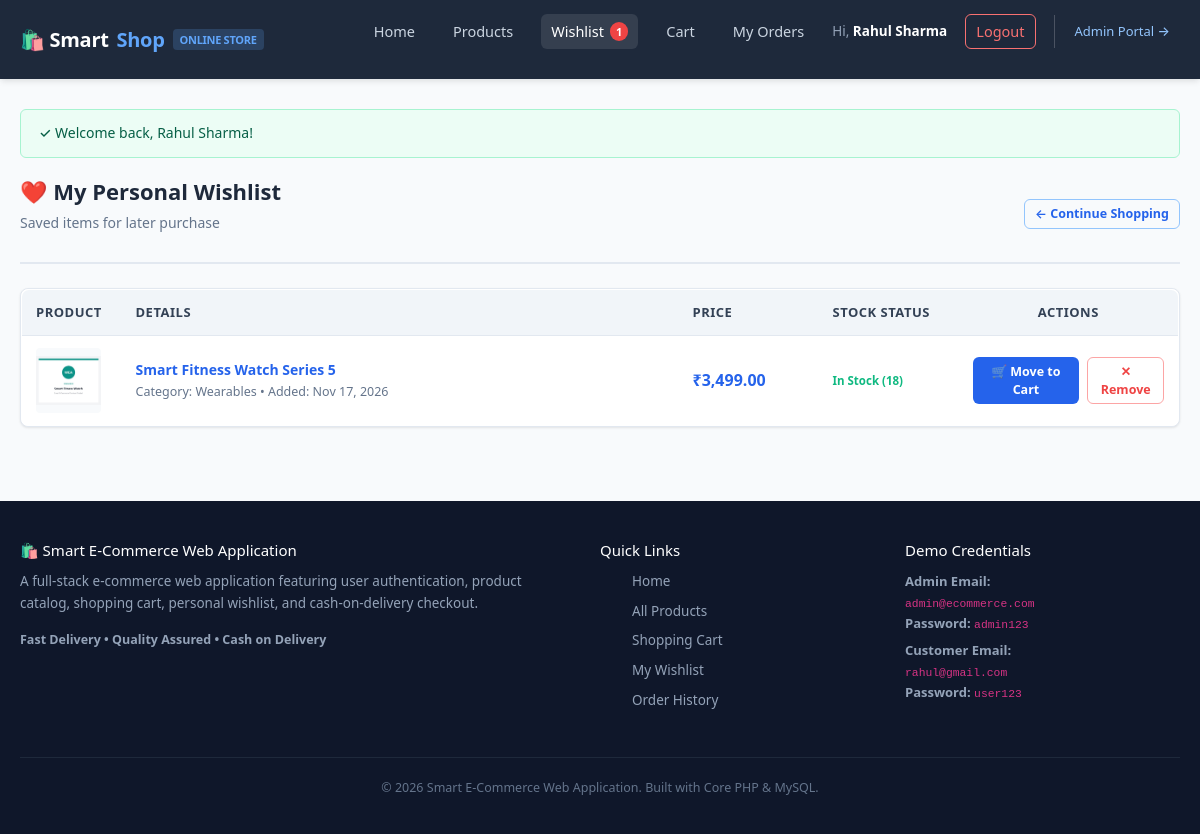
Page /wishlist.php (signed in) on the committed database.
### tables this page shows
CREATE TABLE IF NOT EXISTS `wishlist` (
  `id` INT AUTO_INCREMENT PRIMARY KEY,
  `user_id` INT NOT NULL,
  `product_id` INT NOT NULL,
  `created_at` TIMESTAMP DEFAULT CURRENT_TIMESTAMP,
  FOREIGN KEY (`user_id`) REFERENCES `users`(`id`) ON DELETE CASCADE,
  FOREIGN KEY (`product_id`) REFERENCES `products`(`id`) ON DELETE CASCADE,
  UNIQUE KEY `unique_user_product` (`user_id`, `product_id`)
);

CREATE TABLE IF NOT EXISTS `products` (
  `id` INT AUTO_INCREMENT PRIMARY KEY,
  `name` VARCHAR(255) NOT NULL,
  `category` VARCHAR(100) NOT NULL,
  `price` DECIMAL(10,2) NOT NULL,
  `description` TEXT NOT NULL,
  `image` VARCHAR(255) DEFAULT NULL,
  `stock` INT NOT NULL DEFAULT 10,
  `created_at` TIMESTAMP DEFAULT CURRENT_TIMESTAMP
);

### wishlist.php (the view, shortened to what this page needs)
<?php
require_once __DIR__ . '/config/db.php';
$user_id = (int)$_SESSION['user_id'];
$stmt = mysqli_prepare($conn, "
    SELECT p.*, w.created_at AS added_on
    FROM `wishlist` w
    JOIN `products` p ON w.product_id = p.id
    WHERE w.user_id = ?
    ORDER BY w.id DESC
");
mysqli_stmt_bind_param($stmt, "i", $user_id);
mysqli_stmt_execute($stmt);
$wishlist_result = mysqli_stmt_get_result($stmt);
include_once __DIR__ . '/includes/header.php';
?>
<div class="section-header">
    <div>
        <h2 class="section-title">❤️ My Personal Wishlist</h2>
        <p class="section-subtitle">Saved items for later purchase</p>
    </div>
    <a href="products.php" class="btn btn-outline-primary btn-sm">&larr; Continue Shopping</a>
</div>
<?php if ($wishlist_result && mysqli_num_rows($wishlist_result) > 0): ?>
    <div class="card-box" style="padding: 0; overflow: hidden;">
        <div class="table-responsive">
            <table class="custom-table">
                <thead>
                    <tr>
                        <th style="width: 100px;">Product</th>
                        <th>Details</th>
                        <th style="width: 140px;">Price</th>
                        <th style="width: 140px;">Stock Status</th>
                        <th style="width: 220px; text-align: center;">Actions</th>
                    </tr>
                </thead>
                <tbody>
                    <?php while ($item = mysqli_fetch_assoc($wishlist_result)): ?>
                        <tr>
                            <td>
                                <?php
                                $img_src = !empty($item['image']) && file_exists(__DIR__ . '/uploads/' . $item['image'])
                                    ? 'uploads/' . htmlspecialchars($item['image'])
                                    : 'assets/css/placeholder.jpg';
                                ?>
                                <img src="<?= $img_src ?>" alt="<?= htmlspecialchars($item['name']) ?>" style="width: 65px; height: 65px; object-fit: contain; border-radius: 4px; background: #f8fafc;">
                            </td>
                            <td>
                                <strong>
                                    <a href="product_details.php?id=<?= $item['id'] ?>">
                                        <?= htmlspecialchars($item['name']) ?>
                                    </a>
                                </strong>
                                <div style="font-size: 12.5px; color: var(--text-muted);">
                                    Category: <?= htmlspecialchars($item['category']) ?> &bull; Added: <?= date('M d, Y', strtotime($item['added_on'])) ?>
                                </div>
                            </td>
                            <td>
                                <strong style="color: var(--primary-color); font-size: 16px;">
                                    ₹<?= number_format($item['price'], 2) ?>
                                </strong>
                            </td>
                            <td>
                                <span class="stock-status <?= $item['stock'] > 0 ? '' : 'out' ?>">
                                    <?= $item['stock'] > 0 ? 'In Stock (' . $item['stock'] . ')' : 'Out of Stock' ?>
                                </span>
                            </td>
                            <td style="text-align: center;">
                                <div style="display: flex; gap: 8px; justify-content: center;">
                                    <?php if ($item['stock'] > 0): ?>
                                        <a href="wishlist.php?action=move_to_cart&id=<?= $item['id'] ?>" class="btn btn-sm btn-primary">
                                            🛒 Move to Cart
                                        </a>
                                    <?php endif; ?>
                                    <a href="wishlist.php?action=remove&id=<?= $item['id'] ?>"
                                       onclick="return confirmRemoveWishlistItem('<?= htmlspecialchars(addslashes($item['name'])) ?>');"
                                       class="btn btn-sm btn-outline-danger"
                                       title="Remove Item">
                                        ✕ Remove
                                    </a>
                                </div>
                            </td>
                        </tr>
                    <?php endwhile; ?>
                </tbody>
            </table>
        </div>
    </div>
<?php endif; ?>
<?php include_once __DIR__ . '/includes/footer.php'; ?>

### assets/css/style.css (style rules this page uses)
:root { --primary-color: #2563eb; --primary-hover: #1d4ed8; --secondary-color: #475569; --dark-bg: #0f172a; --header-bg: #1e293b; --light-bg: #f8fafc; --card-bg: #ffffff; --border-color: #e2e8f0; --text-main: #1e293b; --text-muted: #64748b; --accent-red: #ef4444; --accent-green: #10b981; --accent-amber: #f59e0b; --shadow-sm: 0 1px 3px rgba(0,0,0,0.06), 0 1px 2px rgba(0,0,0,0.04); --shadow-md: 0 4px 6px -1px rgba(0,0,0,0.08), 0 2px 4px -1px rgba(0,0,0,0.04); --shadow-lg: 0 10px 15px -3px rgba(0,0,0,0.1), 0 4px 6px -2px rgba(0,0,0,0.05); --radius: 8px; }
* { margin: 0; padding: 0; box-sizing: border-box; }
body { font-family: 'Segoe UI', system-ui, -apple-system, BlinkMacSystemFont, Roboto, sans-serif; background-color: var(--light-bg); color: var(--text-main); line-height: 1.6; display: flex; flex-direction: column; min-height: 100vh; }
a { color: var(--primary-color); text-decoration: none; transition: color 0.2s ease; }
img { max-width: 100%; height: auto; display: block; }
.section-header { display: flex; align-items: center; justify-content: space-between; margin-bottom: 24px; padding-bottom: 12px; border-bottom: 2px solid var(--border-color); }
.section-title { font-size: 22px; font-weight: 700; color: var(--text-main); display: flex; align-items: center; gap: 8px; }
.section-subtitle { font-size: 14px; color: var(--text-muted); }
.stock-status { font-size: 11.5px; font-weight: 600; color: var(--accent-green); }
.btn { display: inline-block; font-weight: 600; font-size: 14px; padding: 8px 16px; border-radius: 6px; border: 1px solid transparent; cursor: pointer; text-align: center; transition: all 0.2s ease; line-height: 1.4; }
.btn-primary { background-color: var(--primary-color); color: #ffffff !important; }
.btn-outline-danger { background-color: transparent; color: var(--accent-red) !important; border-color: #fca5a5; }
.btn-outline-primary { background-color: transparent; color: var(--primary-color) !important; border-color: #93c5fd; }
.btn-sm { font-size: 12.5px; padding: 5px 10px; }
.card-box { background-color: var(--card-bg); border: 1px solid var(--border-color); border-radius: var(--radius); padding: 24px; box-shadow: var(--shadow-sm); margin-bottom: 24px; }
.table-responsive { overflow-x: auto; }
.custom-table { width: 100%; border-collapse: collapse; background-color: #ffffff; border: 1px solid var(--border-color); border-radius: var(--radius); overflow: hidden; }
.custom-table th { background-color: #f1f5f9; color: #334155; font-size: 13px; font-weight: 600; text-align: left; padding: 12px 14px; border-bottom: 1px solid var(--border-color); text-transform: uppercase; letter-spacing: 0.5px; }
.custom-table td { padding: 12px 14px; font-size: 14px; border-bottom: 1px solid var(--border-color); vertical-align: middle; }

### rows in the picture
wishlist: product.image (picture), product.name "Smart Fitness Watch Series 5", product.category "Wearables", created_at "Nov 17, 2026", product.price "3,499.00", product.stock "18"

### other values in the picture
$wishlist_count "1"
$_SESSION['user_name'] "Rahul Sharma"
$_SESSION['success'] "Welcome back, Rahul Sharma!"
